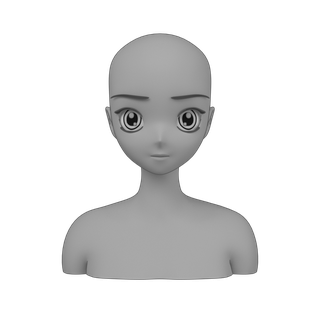
#> input picture src/assets/guide-presets/preview-front.png, 320 x 320 px, given in place of guide-front.png, which was not available
$ python package-guide-assets.py --source-dir ../src/assets/guide-presets
#> lines starting #> are read from the running program, lines starting #| are printed output that depends on the picture; pictures that were not available may be replaced by others from this repository, and a replacement may not be noted
"""Development only: package rendered PNGs and make lightweight previews.

Requires Pillow; normal application builds use the committed images directly.
"""

import argparse
from pathlib import Path

from PIL import Image, ImageDraw, ImageFont, ImageOps


parser = argparse.ArgumentParser()
parser.add_argument("--source-dir", type=Path, required=True)
args = parser.parse_args()
root = Path(__file__).resolve().parents[1]
output = root / "src/assets/guide-presets"
output.mkdir(parents=True, exist_ok=True)
for name in ("front", "profile-right", "three-quarter-right"):
    image = Image.open(args.source_dir / f"guide-{name}.png").convert("RGBA")
#> image is the input picture: PIL image 320x320 RGBA; mean R, G, B, A 40.9, 40.9, 40.9, 66.8
    image.save(output / f"guide-{name}.png", optimize=True)
    image.thumbnail((320, 320), Image.Resampling.LANCZOS)
    image.save(output / f"preview-{name}.png", optimize=True)
#> pass 2 of the loop `for name in ("front", "profile-right", "three-quarter-right"):`:
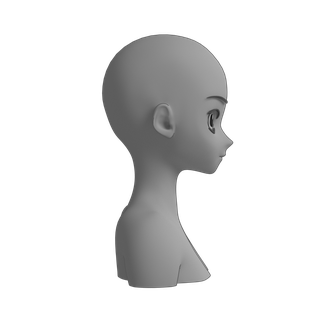
#> input picture src/assets/guide-presets/preview-profile-right.png, 320 x 320 px, given in place of guide-profile-right.png, which was not available
#> image is the input picture: PIL image 320x320 RGBA; mean R, G, B, A 27.6, 27.6, 27.6, 54.3

contact = Image.new("RGB", (1200, 280), "#faf7f0")
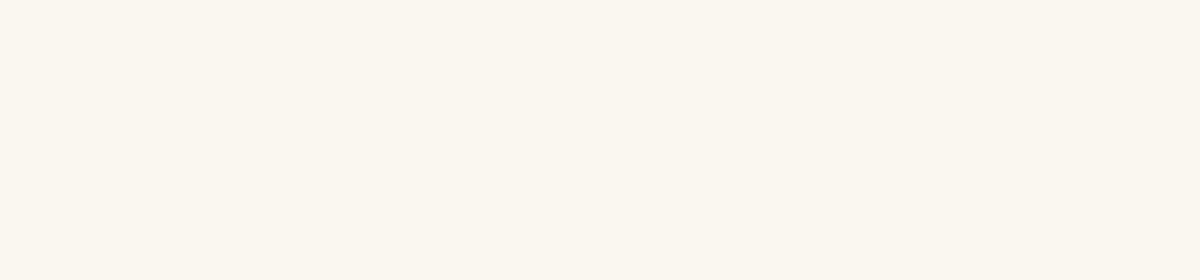
#> contact: PIL image 1200x280 RGB; mean R, G, B 250, 247, 240
draw = ImageDraw.Draw(contact)
font = ImageFont.truetype("DejaVuSans.ttf", 16)
views = (("front", False, "Front"), ("profile-right", True, "Left profile"), ("profile-right", False, "Right profile"), ("three-quarter-right", True, "Left 3/4"), ("three-quarter-right", False, "Right 3/4"))
for index, (name, mirrored, label) in enumerate(views):
    image = Image.open(output / f"preview-{name}.png").convert("RGBA")
    image.thumbnail((240, 240), Image.Resampling.LANCZOS)
#> image: PIL image 240x240 RGBA
    if mirrored:
        image = ImageOps.mirror(image)
    contact.paste(image, (index * 240, 0), image)
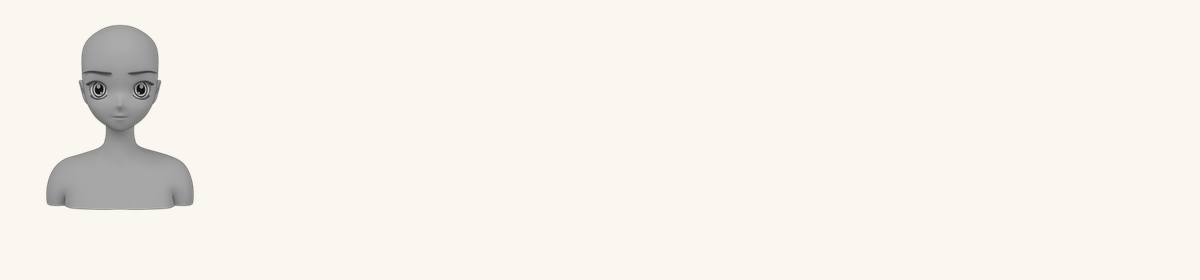
#> contact: PIL image 1200x280 RGB; mean R, G, B 245.6, 242.7, 236
    draw.text((index * 240 + 120, 254), label, fill="#4a3830", anchor="mm", font=font)
#> pass 2 of the loop `for index, (name, mirrored, label) in enumerate(views):`:
#> `image = ImageOps.mirror(image)`:
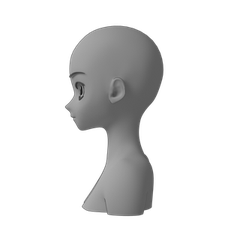
#> image: PIL image 240x240 RGBA; mean R, G, B, A 28.3, 28.3, 28.3, 54.3; transparent parts drawn white
#> `contact.paste(image, (index * 240, 0), image)`:
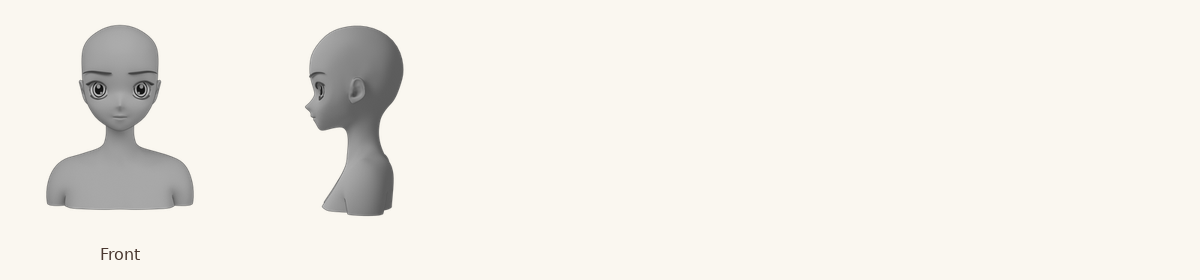
#> contact: PIL image 1200x280 RGB; mean R, G, B 241, 238.2, 231.8
preview = root / "docs/images/guide-presets-preview.png"
preview.parent.mkdir(exist_ok=True)
contact.save(preview, optimize=True)
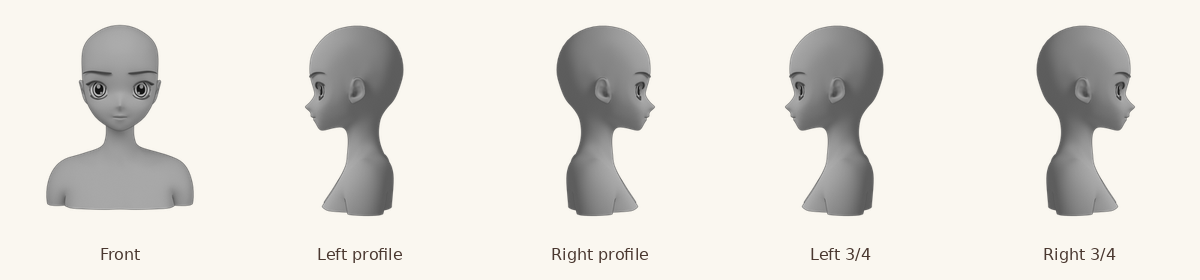
#> saved as guide-presets-preview.png: PIL image 1200x280 RGB; mean R, G, B 226.8, 224.4, 218.7
